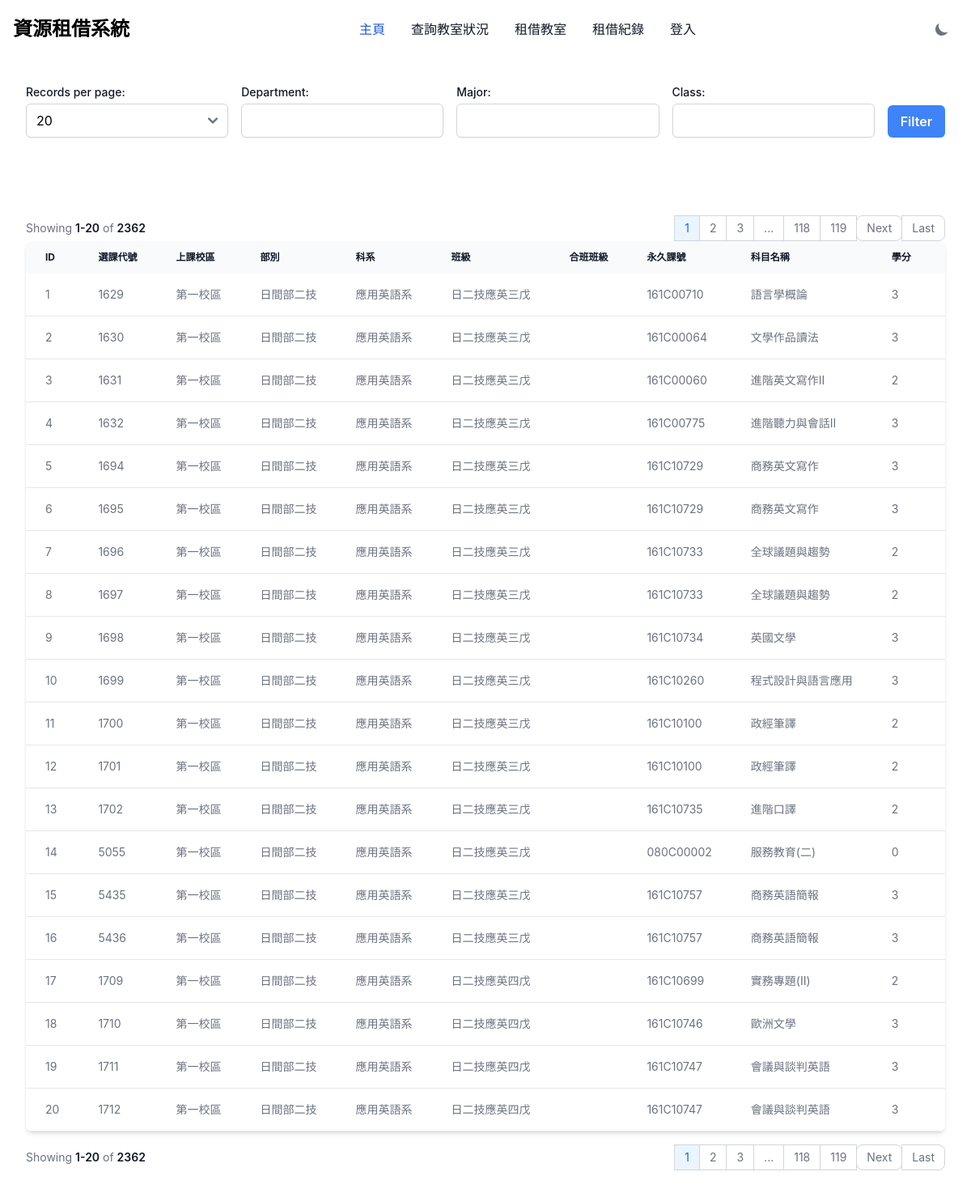
The page / on the database its author committed.
### tables this page shows
CREATE TABLE `nkust_course_table` (
  `id` int(11) NOT NULL,
  `course_code` varchar(20) DEFAULT NULL,
  `campus` varchar(50) DEFAULT NULL,
  `department` varchar(50) DEFAULT NULL,
  `major` varchar(50) DEFAULT NULL,
  `class` varchar(50) DEFAULT NULL,
  `combined_class` varchar(50) DEFAULT NULL,
  `permanent_course_code` varchar(20) DEFAULT NULL,
  `course_name` text DEFAULT NULL,
  `credits` float DEFAULT NULL,
  `teaching_hours` float DEFAULT NULL,
  `practice_hours` int(11) DEFAULT NULL,
  `required_or_elective` varchar(10) DEFAULT NULL,
  `instructor` varchar(50) DEFAULT NULL,
  `classroom` text DEFAULT NULL,
  `enrolled_students` int(11) DEFAULT NULL,
  `max_students` int(11) DEFAULT NULL,
  `class_time` text DEFAULT NULL,
  `full_english_teaching` varchar(10) DEFAULT NULL,
  `distance_learning` varchar(10) DEFAULT NULL,
  `syllabus` text DEFAULT NULL,
  `remarks` text DEFAULT NULL
);

### index.php (the view, shortened to what this page needs)
<?php
$conn = require_once "config.php";
$limit = isset($_GET['limit']) ? (int) $_GET['limit'] : 20;
$page = isset($_GET['page']) ? (int) $_GET['page'] : 1;
$offset = ($page - 1) * $limit;
$department = isset($_GET['department']) ? $_GET['department'] : '';
$major = isset($_GET['major']) ? $_GET['major'] : '';
$class = isset($_GET['class']) ? $_GET['class'] : '';
$where = '';
$total_query = "SELECT COUNT(*) FROM nkust_course_table $where";
$total_result = $conn->query($total_query);
$total_rows = $total_result->fetch_row()[0];
$total_pages = ceil($total_rows / $limit);
$query = "SELECT * FROM nkust_course_table $where LIMIT $limit OFFSET $offset";
$result = $conn->query($query);
?>
<!DOCTYPE html>
<html>
<head>
    <link href="https://cdnjs.cloudflare.com/ajax/libs/flowbite/2.3.0/flowbite.min.css" rel="stylesheet" />
</head>
<body class="bg-white dark:bg-gray-900">
    <?php include 'components\navigaion.php'; ?>
    <div class="max-w-screen-xl mx-auto p-4 sm:p-6 lg:p-8">
        <form method="GET" action="" class="flex flex-wrap space-x-4">
            <div class="mb-4 flex-1">
                <label for="limit" class="block text-sm font-medium text-gray-900 dark:text-white">Records per
                    page:</label>
                <select name="limit" id="limit" class="block w-full mt-1 border-gray-300 rounded-md shadow-sm">
                    <option value="20" <?php echo $limit == 20 ? 'selected' : ''; ?>>20</option>
                </select>
            </div>
            <div class="mb-4 flex-1">
                <label for="department"
                    class="block text-sm font-medium text-gray-900 dark:text-white">Department:</label>
                <input type="text" name="department" id="department"
                    value="<?php echo htmlspecialchars($department); ?>"
                    class="block w-full mt-1 border-gray-300 rounded-md shadow-sm">
            </div>
            <div class="mb-4 flex-1">
                <label for="major" class="block text-sm font-medium text-gray-900 dark:text-white">Major:</label>
                <input type="text" name="major" id="major" value="<?php echo htmlspecialchars($major); ?>"
                    class="block w-full mt-1 border-gray-300 rounded-md shadow-sm">
            </div>
            <div class="mb-4 flex-1">
                <label for="class" class="block text-sm font-medium text-gray-900 dark:text-white">Class:</label>
                <input type="text" name="class" id="class" value="<?php echo htmlspecialchars($class); ?>"
                    class="block w-full mt-1 border-gray-300 rounded-md shadow-sm">
            </div>
            <div class="flex items-end mb-4">
                <button type="submit"
                    class="px-4 py-2 font-semibold text-white bg-blue-500 rounded-md hover:bg-blue-700">Filter</button>
            </div>
        </form>
    </div>
    <div class="max-w-screen-xl mx-auto p-4 sm:p-6 lg:p-8">
        <nav class="flex items-center flex-column flex-wrap md:flex-row justify-between pt-4"
            aria-label="Table navigation">
            <span
                class="text-sm font-normal text-gray-500 dark:text-gray-400 mb-4 md:mb-0 block w-full md:inline md:w-auto">
                Showing <span
                    class="font-semibold text-gray-900 dark:text-white"><?php echo $offset + 1; ?>-<?php echo min($offset + $limit, $total_rows); ?></span>
                of <span class="font-semibold text-gray-900 dark:text-white"><?php echo $total_rows; ?></span>
            </span>
            <ul class="inline-flex -space-x-px rtl:space-x-reverse text-sm h-8">
                <?php
                $displayed_pages = [];
                if ($total_pages <= 10) {
                    $displayed_pages = range(1, $total_pages);
                } else {
                    $displayed_pages = array_merge(
                        range(1, 2),
                        ($page > 5 ? ['...'] : []),
                        range(max(3, $page - 2), min($total_pages - 2, $page + 2)),
                        ($page < $total_pages - 4 ? ['...'] : []),
                        range($total_pages - 1, $total_pages)
                    );
                }
                foreach ($displayed_pages as $p) {
                    if ($p === '...') {
                        echo '<li><span class="flex items-center justify-center px-3 h-8 leading-tight text-gray-500 bg-white border border-gray-300 dark:bg-gray-800 dark:border-gray-700 dark:text-gray-400">...</span></li>';
                    } else {
                        echo '<li><a href="?page=' . $p . '&limit=' . $limit . '" class="flex items-center justify-center px-3 h-8 leading-tight ' . ($p == $page ? 'text-blue-600 border border-gray-300 bg-blue-50 hover:bg-blue-100 hover:text-blue-700 dark:border-gray-700 dark:bg-gray-700 dark:text-white' : 'text-gray-500 bg-white border border-gray-300 hover:bg-gray-100 hover:text-gray-900 dark:text-white dark:bg-gray-800 dark:border-gray-700 dark:text-gray-400 dark:hover:bg-gray-700 dark:hover:text-white') . '">' . $p . '</a></li>';
                    }
                }
                ?>
                <?php if ($page < $total_pages): ?>
                    <li>
                        <a href="?page=<?php echo $page + 1; ?>&limit=<?php echo $limit; ?>"
                            class="flex items-center justify-center px-3 h-8 leading-tight text-gray-500 bg-white border border-gray-300 rounded-lg hover:bg-gray-100 hover:text-gray-900 dark:text-white dark:bg-gray-800 dark:border-gray-700 dark:text-gray-400 dark:hover:bg-gray-700 dark:hover:text-white">Next</a>
                    </li>
                    <li>
                        <a href="?page=<?php echo $total_pages; ?>&limit=<?php echo $limit; ?>"
                            class="flex items-center justify-center px-3 h-8 leading-tight text-gray-500 bg-white border border-gray-300 rounded-e-lg hover:bg-gray-100 hover:text-gray-900 dark:text-white dark:bg-gray-800 dark:border-gray-700 dark:text-gray-400 dark:hover:bg-gray-700 dark:hover:text-white">Last</a>
                    </li>
                <?php endif; ?>
            </ul>
        </nav>
        <div class="relative overflow-x-auto shadow-md sm:rounded-lg">
            <table class="w-full text-sm text-left rtl:text-right text-gray-500 dark:text-gray-400 overflow-auto">
                <thead
                    class="text-xs text-gray-900 dark:text-white uppercase bg-gray-50 dark:bg-gray-700 dark:text-gray-400 whitespace-nowrap">
                    <tr>
                        <th scope="col" class="px-6 py-3">ID</th>
                        <th scope="col" class="px-6 py-3">選課代號</th>
                        <th scope="col" class="px-6 py-3">上課校區</th>
                        <th scope="col" class="px-6 py-3">部別</th>
                        <th scope="col" class="px-6 py-3">科系</th>
                        <th scope="col" class="px-6 py-3">班級</th>
                        <th scope="col" class="px-6 py-3">合班班級</th>
                        <th scope="col" class="px-6 py-3">永久課號</th>
                        <th scope="col" class="px-6 py-3">科目名稱</th>
                        <th scope="col" class="px-6 py-3">學分</th>
                        <th scope="col" class="px-6 py-3">授課時數</th>
                    </tr>
                </thead>
                <tbody>
                    <?php while ($row = $result->fetch_assoc()): ?>
                        <tr
                            class="bg-white border-b dark:bg-gray-800 dark:border-gray-700 hover:bg-gray-50 dark:hover:bg-gray-600 whitespace-nowrap">
                            <td class="px-6 py-4"><?php echo $row['id']; ?></td>
                            <td class="px-6 py-4"><?php echo $row['course_code']; ?></td>
                            <td class="px-6 py-4"><?php echo $row['campus']; ?></td>
                            <td class="px-6 py-4"><?php echo $row['department']; ?></td>
                            <td class="px-6 py-4"><?php echo $row['major']; ?></td>
                            <td class="px-6 py-4"><?php echo $row['class']; ?></td>
                            <td class="px-6 py-4"><?php echo $row['combined_class']; ?></td>
                            <td class="px-6 py-4"><?php echo $row['permanent_course_code']; ?></td>
                            <td class="px-6 py-4"><?php echo $row['course_name']; ?></td>
                            <td class="px-6 py-4"><?php echo $row['credits']; ?></td>
                            <td class="px-6 py-4"><?php echo $row['teaching_hours']; ?></td>
                        </tr>
                    <?php endwhile; ?>
                </tbody>
            </table>
        </div>
        <nav class="flex items-center flex-column flex-wrap md:flex-row justify-between pt-4"
            aria-label="Table navigation">
            <span
                class="text-sm font-normal text-gray-500 dark:text-gray-400 mb-4 md:mb-0 block w-full md:inline md:w-auto">
                Showing <span
                    class="font-semibold text-gray-900 dark:text-white"><?php echo $offset + 1; ?>-<?php echo min($offset + $limit, $total_rows); ?></span>
                of <span class="font-semibold text-gray-900 dark:text-white"><?php echo $total_rows; ?></span>
            </span>
            <ul class="inline-flex -space-x-px rtl:space-x-reverse text-sm h-8">
                <?php
                $displayed_pages = [];
                if ($total_pages <= 10) {
                    $displayed_pages = range(1, $total_pages);
                } else {
                    $displayed_pages = array_merge(
                        range(1, 2),
                        ($page > 5 ? ['...'] : []),
                        range(max(3, $page - 2), min($total_pages - 2, $page + 2)),
                        ($page < $total_pages - 4 ? ['...'] : []),
                        range($total_pages - 1, $total_pages)
                    );
                }
                foreach ($displayed_pages as $p) {
                    if ($p === '...') {
                        echo '<li><span class="flex items-center justify-center px-3 h-8 leading-tight text-gray-500 bg-white border border-gray-300 dark:bg-gray-800 dark:border-gray-700 dark:text-gray-400">...</span></li>';
                    } else {
                        echo '<li><a href="?page=' . $p . '&limit=' . $limit . '" class="flex items-center justify-center px-3 h-8 leading-tight ' . ($p == $page ? 'text-blue-600 border border-gray-300 bg-blue-50 hover:bg-blue-100 hover:text-blue-700 dark:border-gray-700 dark:bg-gray-700 dark:text-white' : 'text-gray-500 bg-white border border-gray-300 hover:bg-gray-100 hover:text-gray-900 dark:text-white dark:bg-gray-800 dark:border-gray-700 dark:text-gray-400 dark:hover:bg-gray-700 dark:hover:text-white') . '">' . $p . '</a></li>';
                    }
                }
                ?>
                <?php if ($page < $total_pages): ?>
                    <li>
                        <a href="?page=<?php echo $page + 1; ?>&limit=<?php echo $limit; ?>"
                            class="flex items-center justify-center px-3 h-8 leading-tight text-gray-500 bg-white border border-gray-300 rounded-lg hover:bg-gray-100 hover:text-gray-900 dark:text-white dark:bg-gray-800 dark:border-gray-700 dark:text-gray-400 dark:hover:bg-gray-700 dark:hover:text-white">Next</a>
                    </li>
                    <li>
                        <a href="?page=<?php echo $total_pages; ?>&limit=<?php echo $limit; ?>"
                            class="flex items-center justify-center px-3 h-8 leading-tight text-gray-500 bg-white border border-gray-300 rounded-e-lg hover:bg-gray-100 hover:text-gray-900 dark:text-white dark:bg-gray-800 dark:border-gray-700 dark:text-gray-400 dark:hover:bg-gray-700 dark:hover:text-white">Last</a>
                    </li>
                <?php endif; ?>
            </ul>
        </nav>
    </div>
</body>
</html>

### rows shown on the page
nkust_course_table: id "1", course_code "1629", campus "第一校區", department "日間部二技", major "應用英語系", class "日二技應英三戊", permanent_course_code "161C00710", course_name "語言學概論", credits "3"
nkust_course_table: id "2", course_code "1630", campus "第一校區", department "日間部二技", major "應用英語系", class "日二技應英三戊", permanent_course_code "161C00064", course_name "文學作品讀法", credits "3"
nkust_course_table: id "3", course_code "1631", campus "第一校區", department "日間部二技", major "應用英語系", class "日二技應英三戊", permanent_course_code "161C00060", course_name "進階英文寫作II", credits "2"
nkust_course_table: id "4", course_code "1632", campus "第一校區", department "日間部二技", major "應用英語系", class "日二技應英三戊", permanent_course_code "161C00775", course_name "進階聽力與會話II", credits "3"
nkust_course_table: id "5", course_code "1694", campus "第一校區", department "日間部二技", major "應用英語系", class "日二技應英三戊", permanent_course_code "161C10729", course_name "商務英文寫作", credits "3"
nkust_course_table: id "6", course_code "1695", campus "第一校區", department "日間部二技", major "應用英語系", class "日二技應英三戊", permanent_course_code "161C10729", course_name "商務英文寫作", credits "3"
nkust_course_table: id "7", course_code "1696", campus "第一校區", department "日間部二技", major "應用英語系", class "日二技應英三戊", permanent_course_code "161C10733", course_name "全球議題與趨勢", credits "2"
nkust_course_table: id "8", course_code "1697", campus "第一校區", department "日間部二技", major "應用英語系", class "日二技應英三戊", permanent_course_code "161C10733", course_name "全球議題與趨勢", credits "2"
nkust_course_table: id "9", course_code "1698", campus "第一校區", department "日間部二技", major "應用英語系", class "日二技應英三戊", permanent_course_code "161C10734", course_name "英國文學", credits "3"
nkust_course_table: id "10", course_code "1699", campus "第一校區", department "日間部二技", major "應用英語系", class "日二技應英三戊", permanent_course_code "161C10260", course_name "程式設計與語言應用", credits "3"
nkust_course_table: id "11", course_code "1700", campus "第一校區", department "日間部二技", major "應用英語系", class "日二技應英三戊", permanent_course_code "161C10100", course_name "政經筆譯", credits "2"
nkust_course_table: id "12", course_code "1701", campus "第一校區", department "日間部二技", major "應用英語系", class "日二技應英三戊", permanent_course_code "161C10100", course_name "政經筆譯", credits "2"
nkust_course_table: id "13", course_code "1702", campus "第一校區", department "日間部二技", major "應用英語系", class "日二技應英三戊", permanent_course_code "161C10735", course_name "進階口譯", credits "2"
nkust_course_table: id "14", course_code "5055", campus "第一校區", department "日間部二技", major "應用英語系", class "日二技應英三戊", permanent_course_code "080C00002", course_name "服務教育(二)", credits "0"
nkust_course_table: id "15", course_code "5435", campus "第一校區", department "日間部二技", major "應用英語系", class "日二技應英三戊", permanent_course_code "161C10757", course_name "商務英語簡報", credits "3"
nkust_course_table: id "16", course_code "5436", campus "第一校區", department "日間部二技", major "應用英語系", class "日二技應英三戊", permanent_course_code "161C10757", course_name "商務英語簡報", credits "3"
nkust_course_table: id "17", course_code "1709", campus "第一校區", department "日間部二技", major "應用英語系", class "日二技應英四戊", permanent_course_code "161C10699", course_name "實務專題(Ⅱ)", credits "2"
nkust_course_table: id "18", course_code "1710", campus "第一校區", department "日間部二技", major "應用英語系", class "日二技應英四戊", permanent_course_code "161C10746", course_name "歐洲文學", credits "3"
nkust_course_table: id "19", course_code "1711", campus "第一校區", department "日間部二技", major "應用英語系", class "日二技應英四戊", permanent_course_code "161C10747", course_name "會議與談判英語", credits "3"
nkust_course_table: id "20", course_code "1712", campus "第一校區", department "日間部二技", major "應用英語系", class "日二技應英四戊", permanent_course_code "161C10747", course_name "會議與談判英語", credits "3"

### other values the page prints
$offset + 1 "1"
min($offset + $limit, $total_rows) "20"
$total_rows "2362"
$p "1"
$p "2"
$p "3"
$p "118"
$p "119"
